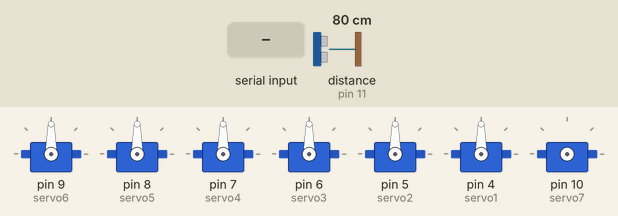
Bench run of a sketch on a simulated Arduino Uno, built with avr-gcc and run on an emulated ATmega328P. Parts: 7 × servo. Wiring (inferred from the names in the program): ultrasonic range finder: trigger pin 12; echo pin 11. The inputs (shaded band) are chosen by the test bench; at power-on: distance to the obstacle (sensor on pin 11) 80 cm. The echo pulse lasts 58.3 µs per cm; what the sketch prints to the serial monitor is not drawn.

Above: at 1.8 s.
3.7 s: byte 93 (endchar) received over Serial
At 6.5 s:
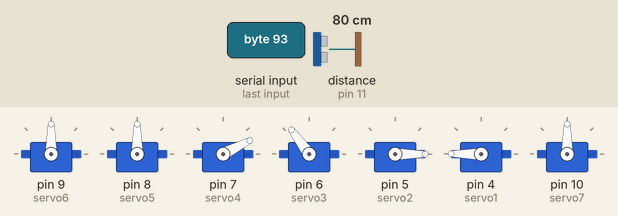
Timing chart, 0 to 8.0 s (numbered marks = the images above; inputs shaded):
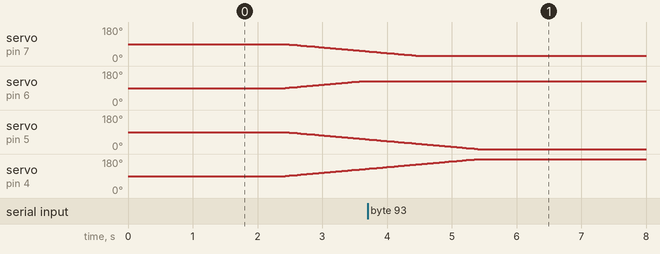

The sketch:

robotArm.ino
```cpp
#include <Timer.h>
#include <Servo.h>
#define BAUDRATE 115200
#define valueBuffer 8
#define startchar '['
#define endchar ']'
#define splitchar ','
#define delayTime 500
#define motorSpeed 10
//超音波感測器
#define TRIG_PIN    12
#define ECHO_PIN    11
#define destinationGoal 10 //超音波測距10mm以內

Timer t;
int comma;
int value[valueBuffer];
int usMotor[] = {1500, 1500, 1500, 1500, 1500, 1500};
int usMotorTmp[] = {1500, 1500, 1500, 1500, 1500, 1500};
char instruction;
bool flag;
String inString = "";
int coordinate[3];
float angle[6];
long int x;
long int y;
long int z;
Servo servo1, servo2, servo3, servo4, servo5, servo6;
//超音波
long int tmpduration;
bool duration = 0;
float mm;
//倉儲
bool flag2 = 0;
Servo servo7;

                // NOTE //
                //MOTOR1: 2500RIGHT ; 500LEFT
                //MOTOR2: 500往上轉 ; 2500往下轉
                //MOTOR3: 500往下轉 ; 2500往上轉
                //MOTOR4: 500往下轉 ; 2500往上轉
                // 手臂一條線: M1=1445, M2=1520, M3=900, M4=1950, M5=1400, M6= 2400(爪子張最開),1350(爪子閉起來)

void sendSignals();
void inStringComplete();
void covertCoordinateToAngle();
void convertAngleTousMotor();
void ultrasonicSensor();
void storageUnload();
void robotUnloadBox()
{
  usMotor[0] = 1500;
  usMotor[1] = 1600;
  usMotor[2] = 1950;
  usMotor[3] = 500;
  usMotor[4] = 2500;
  usMotor[5] = 2400;
  flag2 = 1;
}
void robotInitPosition()
{
  usMotor[0] = 2500;
  usMotor[1] = 500;
  usMotor[2] = 1900;
  usMotor[3] = 800;
  usMotor[4] = 1500;
  usMotor[5] = 1500;
}

void setup()
{
  // put your setup code here, to run once:
  Serial.begin(BAUDRATE);
  Serial.println("start");
  servo6.attach(9, 500, 2500);
  delay(delayTime);
  servo5.attach(8, 500, 2500);
  delay(delayTime);
  servo4.attach(7, 500, 2500);
  servo3.attach(6, 500, 2500);
  servo2.attach(5, 500, 2500);
  delay(delayTime + 200);
  servo1.attach(4, 500, 2500);
  delay(delayTime + 200);
  robotInitPosition();
  t.every(30, sendSignals);
  comma = 0;
  flag = 0;
  //超音波感測器
  pinMode(TRIG_PIN, OUTPUT);
  pinMode(ECHO_PIN, INPUT);
  digitalWrite(TRIG_PIN, LOW);
  //倉儲
  servo7.attach(10, 500, 2500);
  servo7.writeMicroseconds(1500);
}

void loop()
{
  // put your main code here, to run repeatedly:
  t.update();
  if (flag) {
    inStringComplete();
    Serial.print("cmd: ");
    Serial.println(instruction);
    for (int i = 0; i < valueBuffer; i++)
    {
      Serial.print(value[i]);
      Serial.print("\t");
    }
    Serial.print('\n');
    flag = 0;
  }
}

void serialEvent()
{
  //硬體中斷，收資料
  while (Serial.available()) {
    char inChar = Serial.read();
    switch (inChar) {
      case startchar:
        comma = 0;
        inString = "";
        break;
      case endchar:
        flag = 1;
      case splitchar:
        if (comma == 0) {
          instruction = inString[0];
        } else {
          value[comma - 1] = inString.toInt();
        }
        inString = "";
        comma++;
        break;
      default:
        inString += inChar;
    }
  }
}

void inStringComplete()
{
  switch (instruction)
  {
    case 't':
      //test for all motor
      cmd_t();
      break;
    case 's':
      cmd_s();
      //test for singal motor
      break;
    case 'c':
      //robotArmMovement
      coordinate[0] = value[0];
      coordinate[1] = value[1];
      coordinate[2] = value[2];
      covertCoordinateToAngle();
      convertAngleTousMotor();
      break;
    case 'u':
      robotUnloadBox();
      break;
    default:
      break;
  }
}

void cmd_t()
{
  //[t,motor1,motor2,motor3,motor4,motor5,motor6]
  usMotor[0] = value[0];
  usMotor[1] = value[1];
  usMotor[2] = value[2];
  usMotor[3] = value[3];
  usMotor[4] = value[4];
  usMotor[5] = value[5];
}

void cmd_s()
{
  //[s,第幾個馬達,微秒數]
  switch (value[0])
  {
    case 1:
      usMotor[0] = value[1];
      break;
    case 2:
      usMotor[1] = value[1];
      break;
    case 3:
      usMotor[2] = value[1];
      break;
    case 4:
      usMotor[3] = value[1];
      break;
    case 5:
      usMotor[4] = value[1];
      break;
    case 6:
      usMotor[5] = value[1];
      break;
  }
}

void sendSignals()
{
  //調整速度。位置時間圖
  for (int i = 0; i < 6; i++) {
    if (abs(usMotor[i] - usMotorTmp[i]) < motorSpeed) {
      usMotorTmp[i] += (usMotor[i] - usMotorTmp[i]);
    } else {
      usMotorTmp[i] += usMotor[i] > usMotorTmp[i] ? motorSpeed : -motorSpeed;
    }
  }
  servo1.writeMicroseconds(usMotorTmp[0]);
  servo2.writeMicroseconds(usMotorTmp[1]);
  servo3.writeMicroseconds(usMotorTmp[2]);
  servo4.writeMicroseconds(usMotorTmp[3]);
  servo5.writeMicroseconds(usMotorTmp[4]);
  servo6.writeMicroseconds(usMotorTmp[5]);
  ultrasonicSensor();
}

void covertCoordinateToAngle()
{
  x = coordinate[0];
  y = coordinate[1];
  z = coordinate[2];
  angle[0] = atan2(y, x) * 57.295;
  float tmp1, tmp2, tmp3, length1, length1Angle;
  tmp1 = sqrt(sq(x) + sq(y));
  length1 = sqrt(sq(tmp1) + sq(z));
  length1Angle = acos((10000 + 22500 - sq(length1)) / (2 * 15000));
  tmp2 = atan2(z, tmp1) * 57.295;
  tmp3 = asin(100 * sin(length1Angle) / length1) * 57.295;
  angle[1] = 90 - tmp2 - tmp3;
  angle[2] = 180 -  length1Angle * 57.295;
  angle[3] = 180 - angle[1] - angle[2];
  //Serial.print("tmp1:");
  //Serial.println(tmp1);
  //Serial.print("tmp2:");
  //Serial.println(tmp2);
  //Serial.print("tmp3:");
  //Serial.println(tmp3);
  //Serial.print("length1:");
  //Serial.println(length1);
  //Serial.print("length1Angle:");
  //Serial.println(length1Angle);
  //Serial.print("angle1:");
  //Serial.println(angle[0]);
  //Serial.print("angle2:");
  //Serial.println(angle[1]);
  //Serial.print("angle3:");
  //Serial.println(angle[2]);
  //Serial.print("angle4:");
  //Serial.println(angle[3]);
}

void convertAngleTousMotor()
{
  // 手臂一條線: M1=1445, M2=1520, M3=900, M4=1950, M5=1400, M6= 2400(爪子張最開),1350(爪子閉起來
  usMotor[0] = map(angle[0], -90, 90, 500, 2500);
  //  Serial.print("M1:");
  //  Serial.println(usMotor[0]);
  usMotor[1] = map(angle[1], -90, 90, 700, 2500);
  //  Serial.print("M2:");
  //  Serial.println(usMotor[1]);
  usMotor[2] = map(angle[2], 90, 0, 1860, 900);
  //  Serial.print("M3:");
  //  Serial.println(usMotor[2]);
  usMotor[3] = map(angle[3], 90, 0, 1000, 1950);
  //  Serial.print("M4:");
  //  Serial.println(usMotor[3]);
  //  usMotor[4] = map(angle[4], 0, 180, 500, 2500); //未調整馬達
  //  Serial.print("M5:");
  //  Serial.println(usMotor[4]);
  //  usMotor[5] = map(angle[6], 0, 180, 500, 2500); //未調整馬達
  //  Serial.print("M6:");
  //  Serial.println(usMotor[5]);
}

void ultrasonicSensor()
{
  digitalWrite(TRIG_PIN, HIGH);     // 給 Trig 高電位，持續 10微秒
  delayMicroseconds(10);
  digitalWrite(TRIG_PIN, LOW);
  tmpduration = pulseIn(ECHO_PIN, HIGH);   // 收到高電位時的時間

  mm = (tmpduration / 2) / 2.91;
  //Serial.print("Distance : ");
  //Serial.println(mm);

  if (mm <= destinationGoal)
  {
    duration = 1;
  }
  else
  {
    duration = 0;
  }
}

void storageUnload()
{
  if (flag2 ==1)
  {
    servo7.writeMicroseconds(2500);
    delay(8000);
    servo7.writeMicroseconds(1500);
    }
    flag2 = 0;
  }
```
